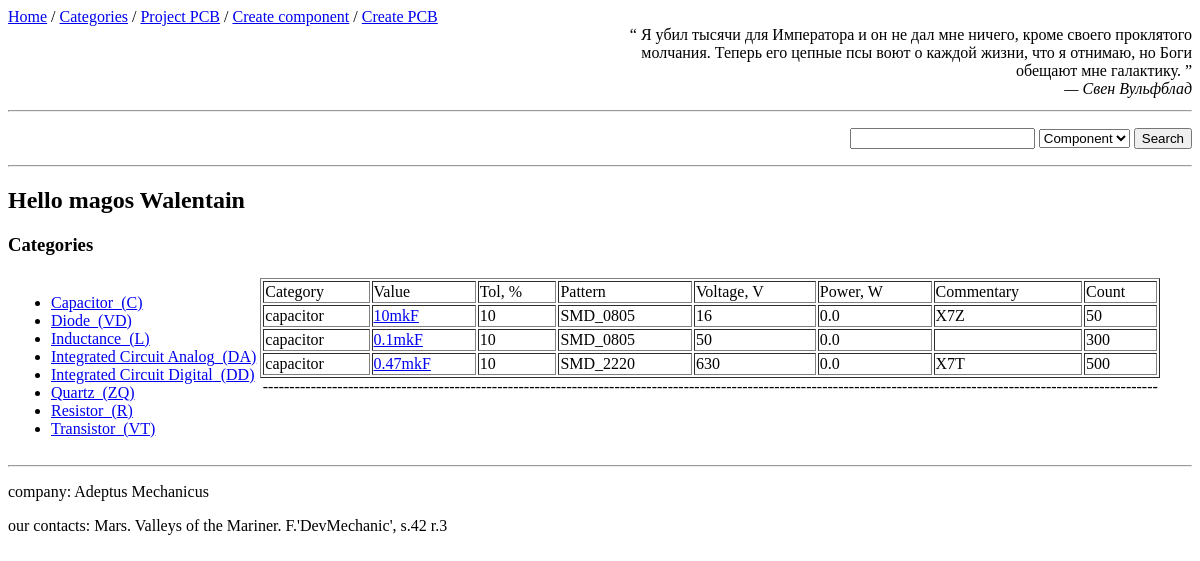
Page /categories/capacitor on the earlier database version.
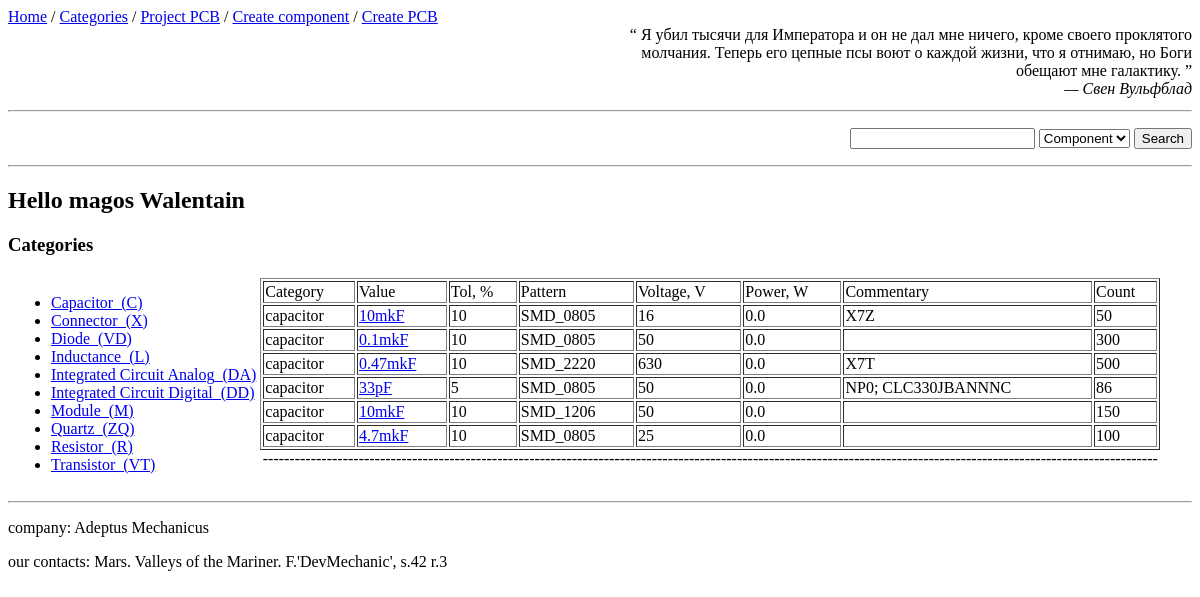
Same page on the later database version.
### app_comp/models.py (models this page shows, shortened)
class Category(db.Model):
    __tablename__ = 'categories'
    id = db.Column(db.Integer, primary_key=True)
    name = db.Column(db.String(128), unique=True, index=True, nullable=False)
    refdes = db.Column(db.String(15), nullable=False)
    components = db.relationship('Component', backref='category',
                                 cascade='all, delete',)

class Component(db.Model):
    __tablename__ = 'components'
    id = db.Column(db.Integer, primary_key=True)
    value = db.Column(db.String(128), index=True, nullable=False)
    tolerance = db.Column(db.Float, default=None)   # %
    voltage = db.Column(db.Integer, default=None)  # V
    power = db.Column(db.Float, default=None)   # W
    count = db.Column(db.Integer, default=0)
    comment = db.Column(db.Text)
    category_name = db.Column(db.String(128), db.ForeignKey("categories.name"))
    pattern_name = db.Column(db.String(128), db.ForeignKey("patterns.name"))
    pcboards = db.relationship("AssociatedCompPcb",
                               back_populates='component')
    def get_parameters_as_dict(self) -> dict:
        return {"category": self.category_name,
                "value": self.value,
                "tol, %": self.tolerance,
                "pattern": self.pattern_name,
                "voltage, V": self.voltage,
                "power, W": self.power,
                "commentary": self.comment,
                "count": self.count
                }

### app_comp/views.py (the view)
@app.route('/categories/<string:type_category>', methods=['get'])
def categories(type_category='menu'):
    all_cat = crud.read_table_sorted(Category, Category.name)
    category = type_category
    if category != 'menu':
        components_from_category = dbt.get_components_from_category(category, Component)
        if components_from_category:
            return render_template("categories.html",
                                   title='Categories',
                                   all_categories=all_cat,
                                   components_of_category=components_from_category)
    return render_template("categories.html",
                               title='Categories',
                               all_categories=all_cat)

### app_comp/forms.py
class SearchForm(FlaskForm):
    value = StringField("Serach value:", validators=[DataRequired()])
    type_search = SelectField("type", choices=['Component', 'PCBoard', 'Pattern'],
                              validators=[DataRequired()],
                              default='Component')
    search = SubmitField('Search')

### app_comp/tools/database_tools.py (called while the page is built)
def get_components_from_category(category, *args):
    filter_param = Component.category_name == category
    cat_components = db.session.query(*args).filter(filter_param).all()
    return cat_components

    def read_table_sorted(self, table, sorted_param):
        return self.db.session.query(table).order_by(sorted_param).all()

### app_comp/tools/quotes.py (called while the page is built)
def get_json_data(path_):
    with open(path_, 'r') as json_object:
        json_data = json.load(json_object)
    return json_data

def random_quote(path=path_to_json):
    quotes = get_json_data(path)
    return random.choice(quotes)

### app_comp/views.py (called while the page is built)
@app.before_request
def base():
    g.form_search = SearchForm()
    temp_bd['quote'] = random_quote()
    temp_bd['user'] = 'magos Walentain'
    g.bd = temp_bd

### app_comp/templates/categories.html (shortened to what this page needs)
{% extends 'base.html'%}
{% block content %}
<h3> {{title}}</h3>
<table>
    <tr>
    <td valign="top" align="left">{% include "categories_part/category_menu.html" %}</td>
    <td valign="top" align="center" width="800px">{% include "categories_part/category_content.html" %}</td>
    </tr>
</table>
{% endblock %}

### app_comp/templates/categories_part/category_menu.html (shortened to what this page needs)
<ul>
    {% for cat in all_categories %}
        <li>
            <a href="{{ url_for('categories', type_category=cat.name) }}">
                {{cat.name|title}}_({{cat.refdes}})
            </a>
         </li>
    {% endfor %}
</ul>

### app_comp/templates/macros.html (shortened to what this page needs)
{% macro show_comps_as_table(components_object) %}
{% if components_object %}
    <table align="center" border="1px" width="900">
    <tr>
        {% for key in components_object[0].get_parameters_as_dict().keys() %}
            <td>{{ key.title() }}</td>
        {% endfor %}
    </tr>
    {% for c in components_object %}
    <tr>
    {% for item in c.get_parameters_as_dict().items() %}
        {% if item[0]=='value' or item[0]=='name'%}
            <td>
            <a href="{{url_for('change_component', id_component=c.id)}}">{{item[1]}}</a>
            </td>
        {% else %}
            <td> {{item[1]}}</td>
        {% endif %}
    {% endfor %}
    </tr>
    {% endfor %}
    </table>
{% else %}
    <p>Not exists</p>
{% endif %}
{% endmacro %}

Differences in the rows shown:
added Category: name "Connector", refdes "X"
added Category: name "Module", refdes "M"
added Component: category_name "capacitor", value "33pF", item "5" "50" "86", pattern_name "SMD_0805", power "0.0", comment "NP0; CLC330JBANNNC"
added Component: category_name "capacitor", value "10mkF", item "10" "50" "150", pattern_name "SMD_1206", power "0.0", tolerance 10 (drawn)
added Component: category_name "capacitor", value "4.7mkF", item "10" "25" "100", pattern_name "SMD_0805", power "0.0", tolerance 10 (drawn)
